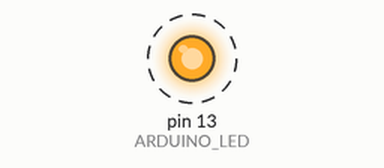
Simulated run of this sketch. Board: Arduino Uno, built with avr-gcc and run on an emulated ATmega328P. Parts: output pins drawn as LEDs (lit = HIGH). Dashed ring = blinking. What the sketch prints to the serial monitor is not drawn.

Above: at 0.15 s.
Timing chart, 0 to 3.0 s (numbered marks = the images above):
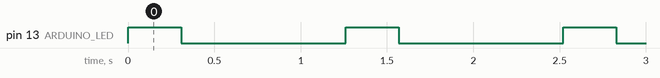

Measured:
- by itself, pin 13 (ARDUINO_LED): alternates HIGH for 0.31 s and LOW for 0.95 s

The sketch:

ax12_blink_id.ino
```cpp
/*
  ax12_blink_id.pde - Utility to visualize dynamixel IDs with status LEDs.
  Created by Martin d'Allens, September 6, 2011.
  Released into the public domain.
*/

#include <ax12.h>

#define ARDUINO_LED 13
#define BLINK_TIME  200 // ms

void setup()
{
   AX12::init(1000000); // Factory default of 1Mb/s.
   pinMode(ARDUINO_LED, OUTPUT);
}

void loop()
{
    //0 avant
   AX12 ax(0); // We will use only one instance for all servos.

   boolean id_zero_active = (ax.writeInfo(AX_LED, 0) == 0); // Turn off the LED for ID 0 and check the success. Variable unused.

   for(int pulse = 1; pulse <= 253; pulse++)
   {
      boolean far_enough = true;
      int start_millis = millis();

      digitalWrite(ARDUINO_LED, HIGH);
      for(int id = pulse; id <= 253; id++) // Try all IDs that should blink for this pulse.
      {
         ax.id = id;
         if(ax.writeInfo(AX_LED, 1) == 0) // We found an active ID.
         {
            if(id > pulse) // This ID justifies another pulse.
               far_enough = false;
         }
      }
      int elapsed_millis = millis() - start_millis;
      if(elapsed_millis < BLINK_TIME)
         delay(BLINK_TIME - elapsed_millis);

      digitalWrite(ARDUINO_LED, LOW);
      ax.id = 254; // Broadcast ID, to turn all LEDs off.
      ax.writeInfo(AX_LED, 0);
      delay(BLINK_TIME);

      if(far_enough)
         break;
   }

   delay(750);
}
```
